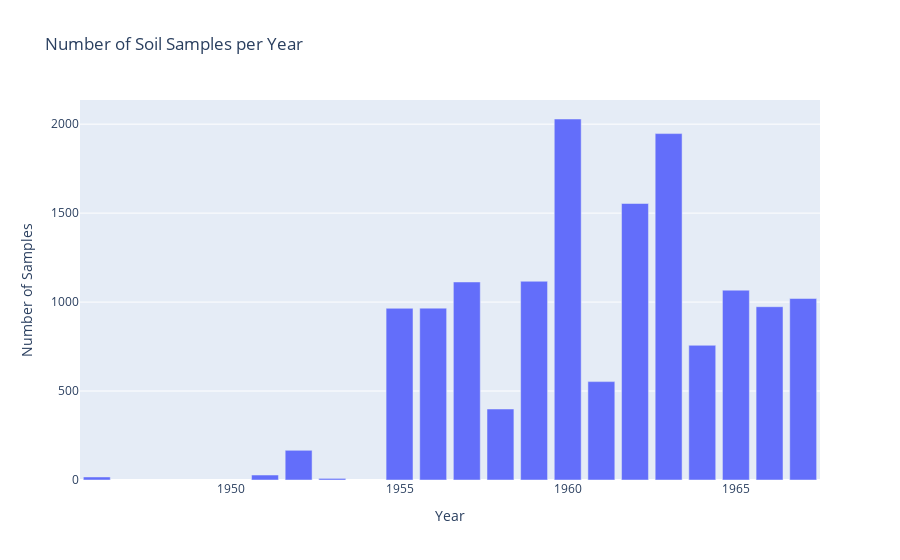

Source (notebook cell):
### Code cell
samples_per_year_df = samples_per_year.reset_index()
samples_per_year_df.columns = ['Year', 'Number of Samples']

fig = px.bar(
    samples_per_year_df,
    x='Year',
    y='Number of Samples',
    title='Number of Soil Samples per Year'
)
fig.show()

### Figure 1 — Plotly figure (JSON) as saved in the notebook; plotly's stock layout.template omitted (floating-point values rounded to 4 significant figures)
{"data": [{"alignmentgroup": "True", "hovertemplate": "Year=%{x}<br>Number of Samples=%{y}<extra></extra>", "legendgroup": "", "marker": {"color": "#636efa", "pattern": {"shape": ""}}, "name": "", "offsetgroup": "", "orientation": "v", "showlegend": false, "textposition": "auto", "type": "bar", "x": [1946, 1951, 1952, 1953, 1955, 1956, 1957, 1958, 1959, 1960, 1961, 1962, 1963, 1964, 1965, 1966, 1967], "xaxis": "x", "y": [17, 28, 167, 9, 965, 966, 1113, 399, 1117, 2029, 553, 1554, 1947, 757, 1067, 974, 1020], "yaxis": "y"}], "layout": {"barmode": "relative", "legend": {"tracegroupgap": 0}, "title": {"text": "Number of Soil Samples per Year"}, "xaxis": {"anchor": "y", "domain": [0, 1], "title": {"text": "Year"}}, "yaxis": {"anchor": "x", "domain": [0, 1], "title": {"text": "Number of Samples"}}}}
